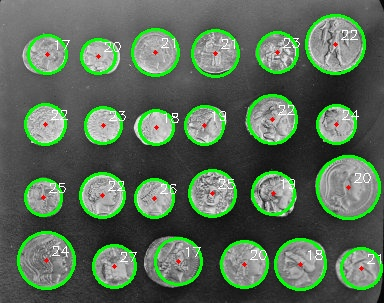
#> input picture examples/detected.jpg, 384 x 303 px
$ python -i coin_pipeline.py   (imports and definitions only)   (older library calls are emulated)
#> lines starting #> are read from the running program, lines starting #| are printed output that depends on the picture
#> further down, picture is the input picture: shape (303, 384, 3); mean B, G, R 87.5, 108.5, 88.1
from __future__ import annotations

import argparse
import sys
from pathlib import Path

import cv2
import numpy as np
from skimage.feature import canny
from sklearn.metrics import classification_report
from sklearn.svm import SVC

COIN_LABELS = {
    "1kr_obverse": 0,
    "1kr_reverse": 1,
    "5kr_obverse": 2,
    "5kr_reverse": 3,
    "10kr_obverse": 4,
    "10kr_reverse": 5,
    "25kr_obverse": 6,
    "25kr_reverse": 7,
    "50kr_obverse": 8,
    "50kr_reverse": 9,
    "1TL_obverse": 10,
    "1TL_reverse": 11,
}
ID_TO_LABEL = {value: key for key, value in COIN_LABELS.items()}
IMAGE_EXTENSIONS = {".jpg", ".jpeg", ".png", ".bmp", ".tif", ".tiff"}


# [70 lines left out: functions hough_circle_transform, non_maximum_suppression, detect_circles, draw_circles, not called in this run]


def hog_descriptor(image: np.ndarray, size: int = 128, cell_size: int = 8, block_cells: int = 2, bins: int = 9) -> np.ndarray:
#> called with size = 128, cell_size = 8, block_cells = 2, bins = 9
    if cell_size <= 0 or size % cell_size or not 0 < block_cells <= size // cell_size or bins <= 0:
        raise ValueError("HOG needs whole cells, at least one block and a positive bin count")
    gray = cv2.cvtColor(image, cv2.COLOR_BGR2GRAY) if image.ndim == 3 else image
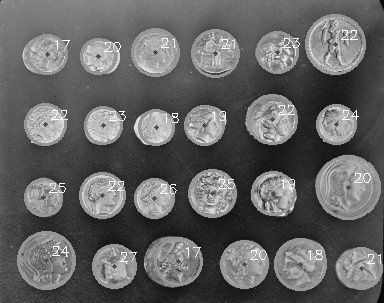
#> gray: shape (303, 384); min 2, max 255, mean 100
    gray = cv2.resize(gray, (size, size), interpolation=cv2.INTER_AREA).astype(np.float32) / 255.0
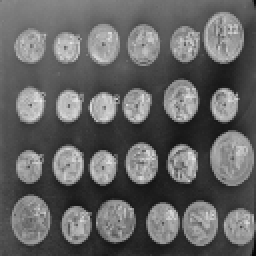
#> gray: shape (128, 128) float32 (shown 2 times larger); min 0.0235, max 0.914, mean 0.392
    gx = cv2.Sobel(gray, cv2.CV_32F, 1, 0, ksize=1)
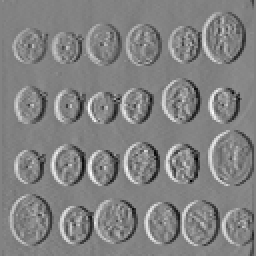
#> gx: shape (128, 128) float32 (shown 2 times larger); min -0.667, max 0.635, mean -0.00131; drawn with min black and max white
    gy = cv2.Sobel(gray, cv2.CV_32F, 0, 1, ksize=1)
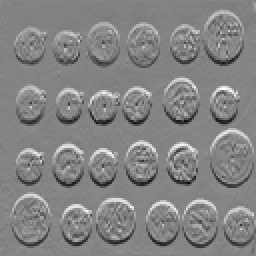
#> gy: shape (128, 128) float32 (shown 2 times larger); min -0.69, max 0.635, mean -0.00421; drawn with min black and max white
    magnitude = np.sqrt(gx * gx + gy * gy)
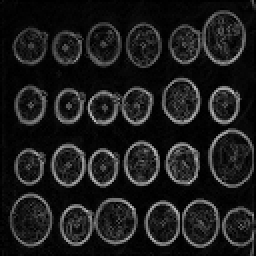
#> magnitude: shape (128, 128) float32 (shown 2 times larger); min 0, max 0.774, mean 0.11
    orientation = np.degrees(np.arctan2(gy, gx)) % 180.0
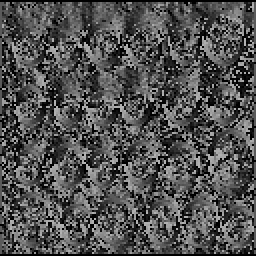
#> orientation: shape (128, 128) float32 (shown 2 times larger); min 0, max 179.6, mean 80.1
    cells_y = size // cell_size
    cells_x = size // cell_size
    cell_hist = np.zeros((cells_y, cells_x, bins), dtype=np.float32)
    bin_width = 180.0 / bins
    for cy in range(cells_y):
        for cx in range(cells_x):
            y0, y1 = cy * cell_size, (cy + 1) * cell_size
            x0, x1 = cx * cell_size, (cx + 1) * cell_size
            mag = magnitude[y0:y1, x0:x1].ravel()
            ori = orientation[y0:y1, x0:x1].ravel()
            bin_pos = ori / bin_width
            lower = np.floor(bin_pos).astype(int) % bins
            upper = (lower + 1) % bins
            upper_weight = bin_pos - np.floor(bin_pos)
            lower_weight = 1.0 - upper_weight
            np.add.at(cell_hist[cy, cx], lower, mag * lower_weight)
            np.add.at(cell_hist[cy, cx], upper, mag * upper_weight)
    blocks: list[np.ndarray] = []
    eps = 1e-6
    for by in range(cells_y - block_cells + 1):
        for bx in range(cells_x - block_cells + 1):
            # Adjacent blocks share cells. Normalize a copy to keep later blocks independent.
            block = cell_hist[by:by + block_cells, bx:bx + block_cells].flatten()
            block /= np.sqrt(np.dot(block, block) + eps * eps)
            block = np.minimum(block, 0.2)
            block /= np.sqrt(np.dot(block, block) + eps * eps)
            blocks.append(block)
    return np.concatenate(blocks).astype(np.float32)


# [88 lines left out: functions label_from_filename, load_classification_folder, classify, make_parser, main, not called in this run]


# [2 lines not run here, left out]

>>> import cv2
>>> picture = cv2.imread('../examples/detected.jpg')
>>> result = hog_descriptor(picture)
#> result = 8100 values, max 0.407 at index 346, min 0 at index 35, mean 0.13
